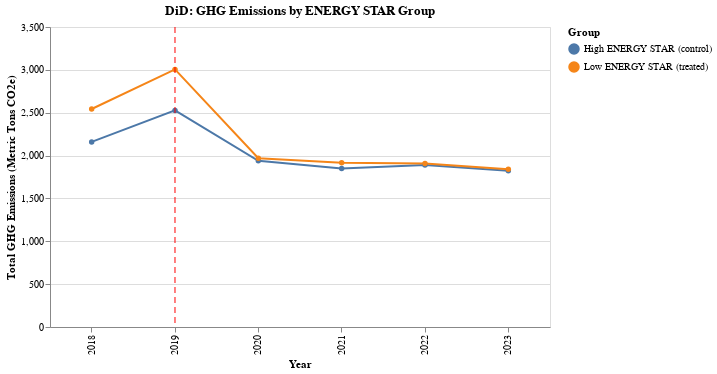

Notebook cell for this chart:
### Code cell
pu.plot_did_trend(
    did_df,
    year_col="Data Year",
    group_col="LowScore",
    outcome_col="Total GHG Emissions (Metric Tons CO2e)",
    policy_year=2019,
    group_labels={1: "Low ENERGY STAR (treated)", 0: "High ENERGY STAR (control)"},
    title="DiD: GHG Emissions by ENERGY STAR Group",
)

### Figure 1 — Vega-Lite specification as saved in the notebook (floating-point values rounded to 4 significant figures)
{"config": {"view": {"continuousWidth": 300, "continuousHeight": 300}}, "layer": [{"data": {"name": "data-d24d18e36e54a05372fc2385db3961f8"}, "mark": {"type": "line", "point": true}, "encoding": {"color": {"field": "LowScore", "title": "Group", "type": "nominal"}, "tooltip": [{"field": "Data Year", "title": "Year", "type": "ordinal"}, {"field": "LowScore", "title": "Group", "type": "nominal"}, {"field": "MeanOutcome", "format": ".2f", "title": "Mean Outcome", "type": "quantitative"}], "x": {"field": "Data Year", "title": "Year", "type": "ordinal"}, "y": {"field": "MeanOutcome", "title": "Total GHG Emissions (Metric Tons CO2e)", "type": "quantitative"}}}, {"data": {"name": "data-dc8e9d07163f5c9a3a199184f074ad34"}, "mark": {"type": "rule", "color": "red", "strokeDash": [6, 4]}, "encoding": {"x": {"field": "x", "type": "ordinal"}}}], "height": 300, "title": "DiD: GHG Emissions by ENERGY STAR Group", "width": 500, "$schema": "https://vega.github.io/schema/vega-lite/v5.20.1.json", "datasets": {"data-d24d18e36e54a05372fc2385db3961f8": [{"Data Year": 2018, "LowScore": "High ENERGY STAR (control)", "MeanOutcome": 2159.0}, {"Data Year": 2018, "LowScore": "Low ENERGY STAR (treated)", "MeanOutcome": 2543.0}, {"Data Year": 2019, "LowScore": "High ENERGY STAR (control)", "MeanOutcome": 2527.0}, {"Data Year": 2019, "LowScore": "Low ENERGY STAR (treated)", "MeanOutcome": 3005.0}, {"Data Year": 2020, "LowScore": "High ENERGY STAR (control)", "MeanOutcome": 1939.0}, {"Data Year": 2020, "LowScore": "Low ENERGY STAR (treated)", "MeanOutcome": 1968.0}, {"Data Year": 2021, "LowScore": "High ENERGY STAR (control)", "MeanOutcome": 1848.0}, {"Data Year": 2021, "LowScore": "Low ENERGY STAR (treated)", "MeanOutcome": 1916.0}, {"Data Year": 2022, "LowScore": "High ENERGY STAR (control)", "MeanOutcome": 1891.0}, {"Data Year": 2022, "LowScore": "Low ENERGY STAR (treated)", "MeanOutcome": 1908.0}, {"Data Year": 2023, "LowScore": "High ENERGY STAR (control)", "MeanOutcome": 1824.0}, {"Data Year": 2023, "LowScore": "Low ENERGY STAR (treated)", "MeanOutcome": 1840.0}], "data-dc8e9d07163f5c9a3a199184f074ad34": [{"x": 2019}]}}
